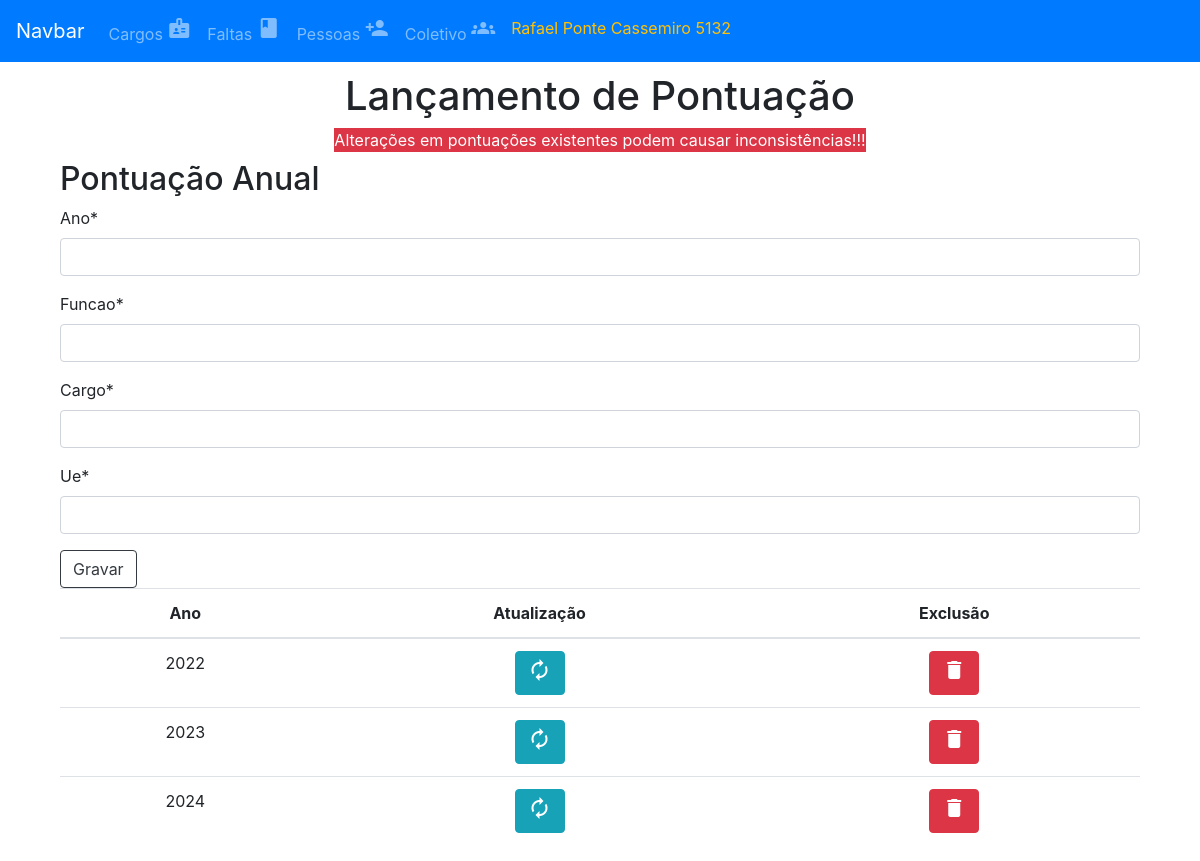
The app's page /pessoas/5132/pontuacoes, older data.
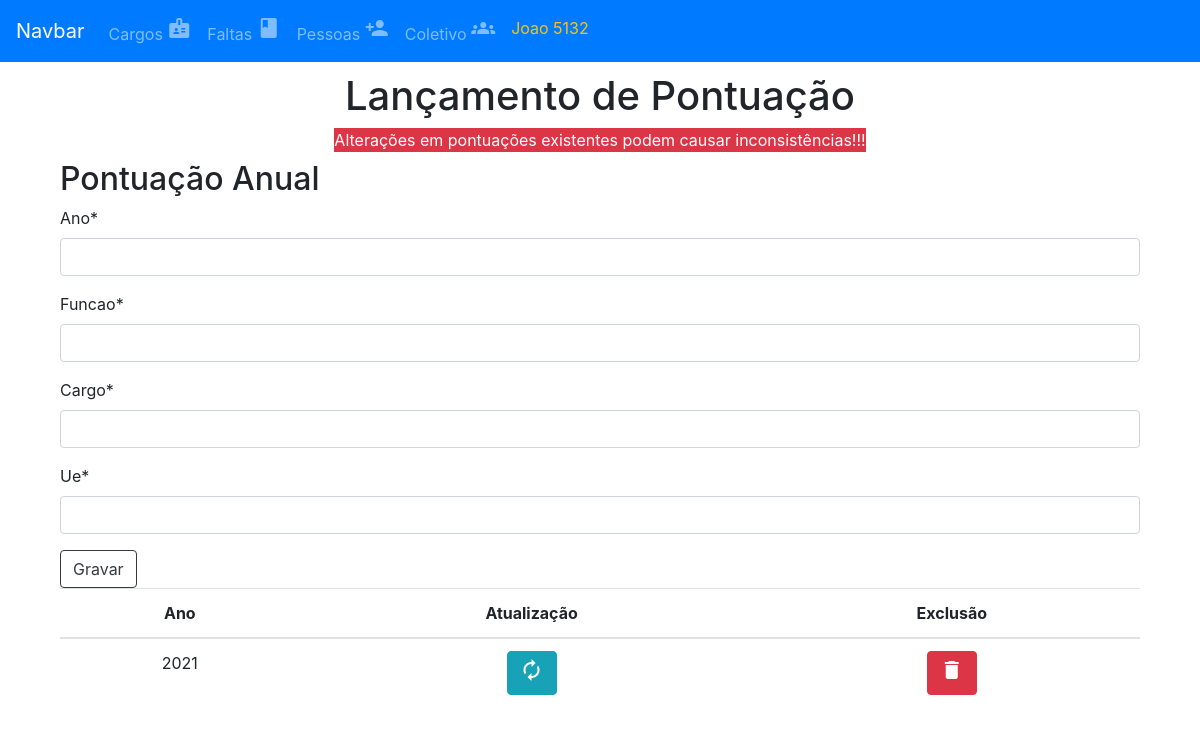
The same page, newer data.
### app_pessoa/models.py (models this page shows)
class Pessoas(models.Model):
    EFETIVO =  (
     (True,'Sim'),
     (False,'Não')
    )
    id = models.CharField(max_length=6, primary_key=True)
    nome = models.CharField(max_length=150)
    dt_nasc = models.DateField(default='1991-01-01')
    cpf = models.CharField(max_length=11, default='11111111111')
    admissao = models.DateField(default='1991-01-01')
    saida = models.DateField(null=True)
    efetivo = models.BooleanField(choices=EFETIVO, default=False)
    cargo = models.ForeignKey(Cargos, on_delete=models.CASCADE, related_name="pessoas_cargos")

### app_ficha_cem/models.py (models this page shows, shortened)
class Pontuacoes(models.Model):
    ano = models.IntegerField()
    funcao = models.IntegerField()
    cargo = models.IntegerField()
    ue = models.IntegerField()
    pessoa = models.ForeignKey(Pessoas, on_delete=models.CASCADE)
    class Meta:
        unique_together = ('ano','pessoa')

### app_ficha_cem/views.py (the view)
# urls.py: path('pessoas/<str:pessoa_id>/pontuacoes', lancar_pontuacoes, name='lancarpontuacao'),
def lancar_pontuacoes(request, pessoa_id):
    pessoa = Pessoas.objects.get(pk=pessoa_id)
    pontuacoes = Pontuacoes.objects.filter(pessoa=pessoa_id)
    if request.method == 'POST':
        form = formularioPontuacao(request.POST)
        if form.is_valid():
            form.save()
            messages.success(request,"Pontuação Gravada!")
            return redirect('lancarpontuacao',pessoa_id)
        else:
            messages.error(request,"Erro ao  Gravar Pontuação!",'danger')
    else:
        form = formularioPontuacao(initial={'pessoa':pessoa})
    return render(request,'template/lancar_pontuacao.html',{'form':form,'pessoa':pessoa,'pontuacoes':pontuacoes})

### app_ficha_cem/forms.py
class formularioPontuacao(forms.ModelForm):
    ano = forms.IntegerField(min_value=0)
    funcao = forms.IntegerField(min_value=0)
    cargo = forms.IntegerField(min_value=0)
    ue = forms.IntegerField(min_value=0)
    pessoa = forms.ModelChoiceField(queryset=Pessoas.objects.all(),
                                      widget=forms.HiddenInput())
    class Meta:
        model = Pontuacoes
        fields = ['ano','funcao','cargo','ue','pessoa']

### template/lancar_pontuacao.html (shortened to what this page needs)
{% extends 'template/menu.html'%}
{% load crispy_forms_tags %}
{% block content %}
<div class="container">
    <div class="row">
        <div class="col-12 text-center">
            <h1>Lançamento de Pontuação</h1>
            <label class="bg-danger text-white">Alterações em pontuações existentes podem causar
                inconsistências!!!</label>
        </div>
    </div>
</div>
<div class="container">
    <div class="row">
        <div class="col-12">
            <h2>Pontuação Anual</h2>
            <form method="POST">
                {{ form|crispy }}
                <div clas="form-group">
                    <button class="btn btn-outline-dark">Gravar</button>
                </div>
            </form>
        </div>
    </div>
    <div class="row">
        <div class="col-12">
            <table class="table table-hover text-center">
                <thead>
                    <tr>
                        <th scope="col">Ano</th>
                        <th scope="col">Atualização</th>
                        <th scope="col">Exclusão</th>
                    </tr>
                </thead>
                <tbody>
                    {% for pontuacao in pontuacoes %}
                    <tr>
                        <td>
                            {{ pontuacao.ano }}
                        </td>
                        <td>
                            <a class='btn btn-info' href="{% url 'atualizarpontuacao' pessoa.id pontuacao.id %}"><span
                                    class="material-icons">
                                </span></a>
                        </td>
                        <td>
                            <a class='btn btn-danger' href="{% url 'excluirpontuacao' pessoa.id pontuacao.id %}"><span
                                    class="material-icons">
                                </span></a>
                        </td>
                    </tr>
                    {% endfor %}
                </tbody>
            </table>
        </div>
    </div>
</div>
{% endblock content %}

### template/menu.html (shortened to what this page needs)
{% load static %}
<!DOCTYPE html>
<html lang="en">
<head>
    <link rel="stylesheet" href="https://cdn.jsdelivr.net/npm/bootstrap@4.0.0/dist/css/bootstrap.min.css"
>
    <link rel="stylesheet" href="https://use.fontawesome.com/releases/v5.7.0/css/all.css"
>
</head>
<body>
    <nav class="navbar navbar-expand-lg navbar-dark bg-primary  fixed-top">
        <a class="navbar-brand" href="#">Navbar</a>
        <div class="collapse navbar-collapse" id="navbarSupportedContent">
            <ul class="navbar-nav mr-auto">
                <li class="nav-item">
                    <a class="nav-link" href="{% url 'listarcargos' %}">Cargos <span class="material-icons">
                        </span></a>
                </li>
                <li class="nav-item">
                    <a class="nav-link" href="{% url 'listarfaltas' %}">Faltas <span class="material-icons">
                        </span></a>
                </li>
                <li class="nav-item">
                    <a class="nav-link" href="{% url 'listarpessoas' %}">Pessoas <span class="material-icons">
                        </span></a>
                </li>
                <li class="nav-item">
                    <a class="nav-link" href="{% url 'coletivo' %}">Coletivo <span class="material-icons">
                        </span></a>
                </li>
                <li class="nav-item">
                    <a class="nav-link text-warning" href="{% url 'listarpessoas' %}">{{pessoa.nome}} {{pessoa.id}}</a>
                </li>
    </nav>
    <div class="container mt-5">
        {% block content %}
        {% endblock content %}
    </div>
</body>
</html>

Row changes from the older to the newer data that the page shows:
removed Pontuacoes: ano "2022"
removed Pontuacoes: ano "2023"
removed Pontuacoes: ano "2024"
changed Pessoas id 5132: nome "Rafael Ponte Cassemiro" → "Joao"
added Pontuacoes: ano "2021"
